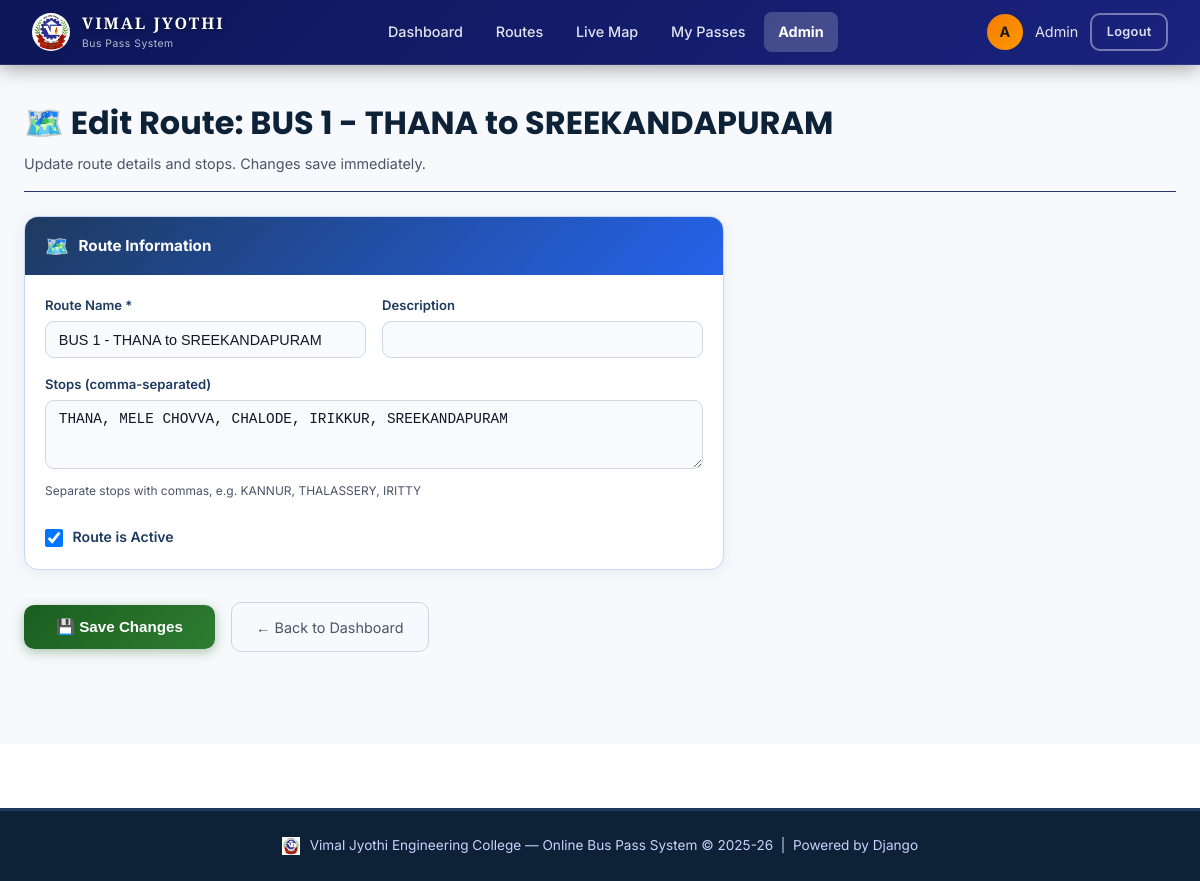
The app's page /admin-panel/edit-route/4/ (signed in) with its own data.
### core/models.py (models this page shows, shortened)
class Route(models.Model):
    name = models.CharField(max_length=200)
    description = models.TextField(blank=True)
    stops = models.JSONField(default=list, help_text="List of stop names in order")
    is_active = models.BooleanField(default=True)
    created_at = models.DateTimeField(auto_now_add=True)
    def get_stops_list(self):
        if isinstance(self.stops, list):
            return self.stops
        return []

### core/views.py (the view, shortened to what this page needs)
# urls.py: path('admin-panel/edit-route/<int:route_id>/', views.admin_edit_route_view, name='admin_edit_route'),
@auth_required
@user_passes_test(is_admin, login_url='dashboard')
def admin_edit_route_view(request, route_id):
    route = get_object_or_404(Route, pk=route_id)
    return render(request, 'core/admin_edit_route.html', {
        'route': route,
    })

### core/views.py (called while the page is built, shortened)
def auth_required(view_func):
    @never_cache
    @functools.wraps(view_func)
    def wrapper(request, *args, **kwargs):
        return view_func(request, *args, **kwargs)
    return wrapper

def is_admin(user):
    return user.is_authenticated and (user.is_staff or
           (hasattr(user, 'profile') and user.profile.role == 'admin'))

### core/templates/core/admin_edit_route.html (shortened to what this page needs)
{% extends 'core/base.html' %}
{% block content %}
<div class="main-content fade-up">
    <div class="page-header" style="margin-bottom:1.5rem">
        <h1 style="color:#0d2137">🗺️ Edit Route: {{ route.name }}</h1>
        <p style="color:#4a5568;font-size:0.9rem">Update route details and stops. Changes save immediately.</p>
    </div>
    <form method="POST" style="max-width:700px">
        <div style="margin-bottom:2rem;background:#fff;border-radius:14px;border:1px solid #c7d7f7;
                    box-shadow:0 2px 16px rgba(30,58,95,0.08);overflow:hidden">
            <div style="background:linear-gradient(135deg,#1e3a5f,#2563eb);padding:0.85rem 1.25rem;
                        display:flex;align-items:center;gap:0.6rem">
                <span style="font-size:1.2rem">🗺️</span>
                <span style="color:#fff !important;font-weight:700;font-size:0.95rem">Route Information</span>
            </div>
            <div style="padding:1.25rem;display:grid;grid-template-columns:1fr 1fr;gap:1rem">
                <div>
                    <label style="display:block;font-size:0.82rem;font-weight:600;color:#4a5568;margin-bottom:0.3rem">
                        Route Name *</label>
                    <input type="text" name="name" value="{{ route.name }}" required
                           style="width:100%;padding:0.6rem 0.8rem;border:1px solid #cbd5e0;border-radius:8px;
                                  font-size:0.9rem;color:#1a1a1a;background:#f8fafc" />
                </div>
                <div>
                    <label style="display:block;font-size:0.82rem;font-weight:600;color:#4a5568;margin-bottom:0.3rem">
                        Description</label>
                    <input type="text" name="description" value="{{ route.description }}"
                           style="width:100%;padding:0.6rem 0.8rem;border:1px solid #cbd5e0;border-radius:8px;
                                  font-size:0.9rem;color:#1a1a1a;background:#f8fafc" />
                </div>
                <div style="grid-column:1/-1">
                    <label style="display:block;font-size:0.82rem;font-weight:600;color:#4a5568;margin-bottom:0.3rem">
                        Stops (comma-separated)</label>
                    <textarea name="stops" rows="3"
                              style="width:100%;padding:0.6rem 0.8rem;border:1px solid #cbd5e0;border-radius:8px;
                                     font-size:0.9rem;color:#1a1a1a;background:#f8fafc;resize:vertical"
                    >{{ route.get_stops_list|join:", " }}</textarea>
                    <small style="color:#94a3b8;font-size:0.75rem">Separate stops with commas, e.g. KANNUR, THALASSERY, IRITTY</small>
                </div>
                <div style="display:flex;align-items:center;gap:0.6rem;padding-top:0.5rem">
                    <input type="checkbox" name="is_active" id="is_active"
                           {% if route.is_active %}checked{% endif %}
                           style="width:18px;height:18px" />
                    <label for="is_active" style="font-size:0.88rem;font-weight:600;color:#4a5568;cursor:pointer">
                        Route is Active</label>
                </div>
            </div>
        </div>
        <div style="display:flex;gap:1rem;align-items:center">
            <button type="submit"
                    style="padding:0.8rem 2rem;background:linear-gradient(135deg,#1e3a5f,#2563eb);
                           color:#fff;border:none;border-radius:10px;font-size:0.95rem;font-weight:700;
                           cursor:pointer;box-shadow:0 4px 14px rgba(37,99,235,0.3);
                           transition:transform 0.15s">
                💾 Save Changes
            </button>
            <a href="{% url 'admin_dashboard' %}"
               style="padding:0.8rem 1.5rem;color:#4a5568;text-decoration:none;font-size:0.9rem;
                      border:1px solid #cbd5e0;border-radius:10px">
                ← Back to Dashboard
            </a>
        </div>
    </form>
</div>
{% endblock %}

### core/templates/core/base.html (shortened to what this page needs)
{% load static %}
<!DOCTYPE html>
<html lang="en">
<head>
  <link rel="stylesheet" href="{% static 'core/css/style.css' %}" />
  <link rel="stylesheet" href="{% static 'core/css/white_theme.css' %}" />
</head>
<body>
  {% if user.is_authenticated %}
  <nav class="navbar">
    <a href="{% url 'dashboard' %}" class="navbar-brand">
      <img src="{% static 'core/images/vjec_logo.png' %}" class="navbar-logo-img" alt="VJEC" />
      <div>
        <span style="font-family:'Cinzel',Georgia,serif;font-size:1.4rem;font-weight:900;letter-spacing:2px;color:#ffffff;line-height:1.1;text-shadow:0 1px 4px rgba(0,0,0,0.5)">VIMAL JYOTHI</span>
        <small>Bus Pass System</small>
      </div>
    </a>
    <ul class="nav-links">
      <li><a href="{% url 'dashboard' %}">Dashboard</a></li>
      <li><a href="{% url 'routes' %}">Routes</a></li>
      <li><a href="{% url 'map' %}">Live Map</a></li>
      <li><a href="{% url 'my_passes' %}">My Passes</a></li>
      {% if user.is_staff or user.profile.role == 'admin' %}
      <li><a href="{% url 'admin_dashboard' %}">Admin</a></li>
      {% endif %}
    </ul>
    <div class="nav-user">
      <div class="nav-avatar">{{ user.first_name|first|default:user.username|first|upper }}</div>
      <span style="font-size:0.9rem;color:rgba(255,255,255,0.8)">{{ user.first_name|default:user.username }}</span>
      <a href="{% url 'logout' %}" class="btn btn-outline btn-sm">Logout</a>
    </div>
  </nav>
  {% endif %}
  <main>
    {% block content %}{% endblock %}
  </main>
  {% if user.is_authenticated %}
  <footer>
    <p>
      <img src="{% static 'core/images/vjec_logo.png' %}" style="height:18px;vertical-align:middle;margin-right:6px"
        alt="">
      Vimal Jyothi Engineering College &mdash; Online Bus Pass System &copy; 2025-26 &nbsp;|&nbsp; Powered by Django
    </p>
  </footer>
  {% endif %}
</body>
</html>

### core/static/core/css/style.css (style rules this page uses)
:root { --primary: #1a237e; --primary-dark: #0d1657; --primary-light: #283593; --accent: #f57c00; --accent-light: #ff9800; --success: #2e7d32; --danger: #c62828; --warning: #f9a825; --info: #0277bd; --bg-dark: #0f1729; --bg-card: #162040; --bg-card2: #1e2d55; --text-light: #e8eaf6; --text-muted: #9fa8da; --border: #2a3a70; --white: #ffffff; --shadow: 0 8px 32px rgba(0, 0, 0, 0.3); --shadow-sm: 0 2px 12px rgba(0, 0, 0, 0.2); --radius: 16px; --radius-sm: 10px; --transition: all 0.3s ease; }
* { margin: 0; padding: 0; box-sizing: border-box; }
body { font-family: 'Inter', sans-serif; background: var(--bg-dark); color: var(--text-light); min-height: 100vh; line-height: 1.6; }
.navbar { background: linear-gradient(135deg, var(--primary-dark) 0%, var(--primary) 100%); padding: 0 2rem; height: 65px; display: flex; align-items: center; justify-content: space-between; position: sticky; top: 0; z-index: 1000; box-shadow: 0 2px 20px rgba(0, 0, 0, 0.4); border-bottom: 1px solid rgba(255, 255, 255, 0.1); }
.navbar-brand { display: flex; align-items: center; gap: 0.75rem; text-decoration: none; color: var(--white); }
.navbar-brand span { font-family: 'Poppins', sans-serif; font-weight: 700; font-size: 1.25rem; letter-spacing: -0.5px; }
.navbar-brand small { display: block; font-size: 0.65rem; font-weight: 300; opacity: 0.8; letter-spacing: 0.5px; }
.nav-links { display: flex; align-items: center; gap: 0.25rem; list-style: none; }
.nav-links a { color: rgba(255, 255, 255, 0.85); text-decoration: none; padding: 0.5rem 0.9rem; border-radius: 8px; font-size: 0.9rem; font-weight: 500; transition: var(--transition); display: flex; align-items: center; gap: 0.4rem; }
.nav-links a.active { background: rgba(255, 255, 255, 0.2); color: var(--white); }
.nav-user { display: flex; align-items: center; gap: 0.75rem; }
.nav-avatar { width: 36px; height: 36px; background: linear-gradient(135deg, var(--accent), var(--accent-light)); border-radius: 50%; display: flex; align-items: center; justify-content: center; font-weight: 700; font-size: 0.9rem; }
.main-content { max-width: 1280px; margin: 0 auto; padding: 2rem 1.5rem; }
.page-header { margin-bottom: 2rem; padding-bottom: 1rem; border-bottom: 1px solid var(--border); }
.page-header h1 { font-family: 'Poppins', sans-serif; font-size: 2rem; font-weight: 700; color: var(--white); }
.page-header p { color: var(--text-muted); margin-top: 0.25rem; }
.btn { display: inline-flex; align-items: center; gap: 0.5rem; padding: 0.6rem 1.4rem; border-radius: 10px; font-size: 0.9rem; font-weight: 600; text-decoration: none; cursor: pointer; border: none; transition: var(--transition); letter-spacing: 0.3px; }
.btn-outline { background: transparent; border: 1px solid var(--border); color: var(--text-light); }
.btn-sm { padding: 0.4rem 0.9rem; font-size: 0.8rem; }
footer { text-align: center; padding: 1.5rem; color: var(--text-muted); font-size: 0.85rem; border-top: 1px solid var(--border); margin-top: 4rem; }
.fade-up { animation: fadeUp 0.4s ease; }

### core/templates/core/base.html (style rules this page uses)
.navbar-logo-img { height: 38px; width: 38px; object-fit: contain; border-radius: 50%; }

### records on screen
Route: name "BUS 1 - THANA to SREEKANDAPURAM", stops "THANA, MELE CHOVVA, CHALODE, IRIKKUR, SREEKANDAPURAM", is_active "☑"

### other values on screen
{{ user.first_name|first|default:user.username|first|upper }} "A"
{{ user.first_name|default:user.username }} "Admin"
